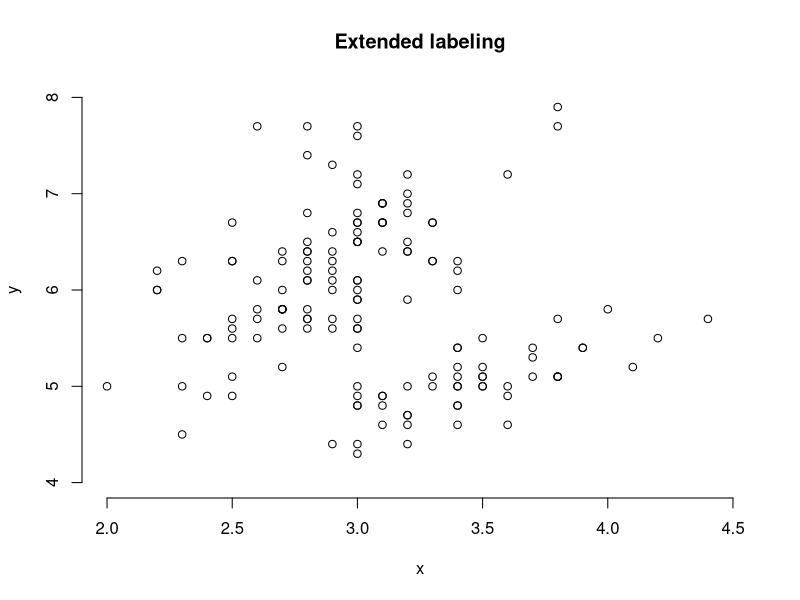

R code for this plot:
library(labeling)


### Name: labeling-package
### Title: Axis labeling
### Aliases: labeling labeling-package
### Keywords: dplot

### ** Examples

heckbert(8.1, 14.1, 4)	# 5 10 15
wilkinson(8.1, 14.1, 4)	# 8 9 10 11 12 13 14 15
extended(8.1, 14.1, 4)	# 8 10 12 14
# When plotting, extend the plot range to include the labeling
# Should probably have a helper function to make this easier
data(iris)
x <- iris$Sepal.Width
y <- iris$Sepal.Length
xl <- extended(min(x), max(x), 6)
yl <- extended(min(y), max(y), 6)
plot(x, y,
    xlim=c(min(x,xl),max(x,xl)),
    ylim=c(min(y,yl),max(y,yl)),
    axes=FALSE, main="Extended labeling")
axis(1, at=xl)
axis(2, at=yl)
